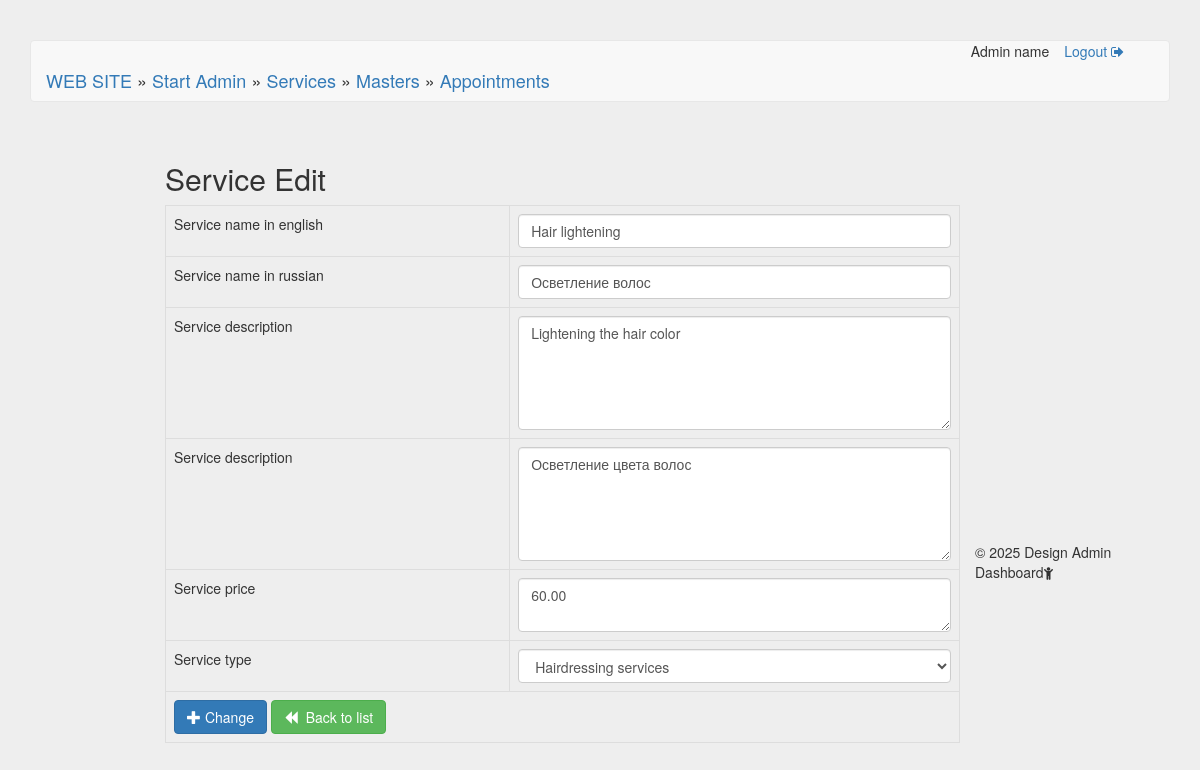
The app's page /admin/serviceEdit?id=2 (signed in) with its own data.
### tables this page shows
CREATE TABLE `services` (
  `id` int(11) NOT NULL,
  `eng_name` varchar(50) NOT NULL,
  `rus_name` varchar(50) NOT NULL,
  `eng_description` varchar(200) NOT NULL,
  `rus_description` varchar(200) NOT NULL,
  `price` decimal(10,2) NOT NULL,
  `service_type_id` int(11) NOT NULL
);

### admin/controllerAdmin/controllerAdminServices.php (called while the page is built, shortened)
<?php
class controllerAdminServices {
    public static function serviceEditForm($id) {
        $arr = modelAdminServices::getServiceTypesList();
        $detail = modelAdminServices::getServicesDetail($id);
        include_once('viewAdmin/serviceEditForm.php');
    }
}
?>

### admin/routeAdmin/routingAdmin.php (called while the page is built, shortened)
<?php
    $host = explode('?', $_SERVER['REQUEST_URI'])[0];
    $host = str_replace('/BeautyED', '', $host);
    $num = substr_count($host, '/');
    $path = explode('/', $host)[$num];
    $path = str_replace('.php', '', $path);
    if ($path == '' OR $path == 'index' OR $path == 'index.php') {
        $response = controllerAdmin::adminPanel();
    }
    elseif($path == 'logout.php' OR $path == 'logout') {
        $response = controllerAdmin::logoutAction();
    }
    elseif($path == 'servicesList.php' OR $path == 'servicesList') {
        $response = controllerAdminServices::servicesList();
    }
        elseif($path == 'serviceEdit.php' OR $path == 'serviceEdit' && isset($_GET['id'])) {
            $response = controllerAdminServices::serviceEditForm($_GET['id']);
        }
            elseif($path == 'serviceEditResult.php' OR $path == 'serviceEditResult' && isset($_GET['id'])) {
                $response = controllerAdminServices::serviceEditResult($_GET['id']);
            }
        elseif($path == 'serviceDelete.php' OR $path == 'serviceDelete' && isset($_GET['id'])) {
            $response = controllerAdminServices::serviceDeleteForm($_GET['id']);
        }
            elseif($path == 'serviceDeleteResult.php' OR $path == 'serviceDeleteResult' && isset($_GET['id'])) {
                $response = controllerAdminServices::serviceDeleteResult($_GET['id']);
            }
        elseif($path == 'serviceAdd.php' OR $path == 'serviceAdd') {
            $response = controllerAdminServices::serviceAddForm();
        }
            elseif($path == 'serviceAddResult.php' OR $path == 'serviceAddResult') {
                $response = controllerAdminServices::serviceAddResult();
            }
    elseif($path == 'mastersList.php' OR $path == 'mastersList') {
        $response = controllerAdminMasters::mastersList();
    }
        elseif($path == 'masterEdit.php' OR $path == 'masterEdit' && isset($_GET['id'])) {
            $response = controllerAdminMasters::masterEditForm($_GET['id']);
        }
            elseif($path == 'masterEditResult.php' OR $path == 'masterEditResult' && isset($_GET['id'])) {
                $response = controllerAdminMasters::masterEditResult($_GET['id']);
            }
        elseif($path == 'masterDelete.php' OR $path == 'masterDelete' && isset($_GET['id'])) {
            $response = controllerAdminMasters::masterDeleteForm($_GET['id']);
        }
            elseif($path == 'masterDeleteResult.php' OR $path == 'masterDeleteResult' && isset($_GET['id'])) {
                $response = controllerAdminMasters::masterDeleteResult($_GET['id']);
            }
        elseif($path == 'masterAdd.php' OR $path == 'masterAdd') {
            $response = controllerAdminMasters::masterAddForm();
        }
            elseif($path == 'masterAddResult.php' OR $path == 'masterAddResult') {
                $response = controllerAdminMasters::masterAddResult();
            }
    elseif($path == 'appointmentsList.php' OR $path == 'appointmentsList') {
        $response = controllerAdminAppointments::appointmentsList();
    }
        elseif($path == 'appointmentEdit.php' OR $path == 'appointmentEdit' && isset($_GET['id'])) {
            $response = controllerAdminAppointments::appointmentEditForm($_GET['id']);
        }
            elseif($path == 'appointmentEditResult.php' OR $path == 'appointmentEditResult' && isset($_GET['id'])) {
                $response = controllerAdminAppointments::appointmentEditResult($_GET['id']);
            }
        elseif($path == 'appointmentDelete.php' OR $path == 'appointmentDelete' && isset($_GET['id'])) {
            $response = controllerAdminAppointments::appointmentDeleteForm($_GET['id']);
        }
            elseif($path == 'appointmentDeleteResult.php' OR $path == 'appointmentDeleteResult' && isset($_GET['id'])) {
                $response = controllerAdminAppointments::appointmentDeleteResult($_GET['id']);
            }
        elseif($path == 'appointmentAdd.php' OR $path == 'appointmentAdd') {
            $response = controllerAdminAppointments::appointmentAddForm();
        }
            elseif($path == 'appointmentAddResult.php' OR $path == 'appointmentAddResult') {
                $response = controllerAdminAppointments::appointmentAddResult();
            }
    else {
        $response = controllerAdmin::error404();
    }
?>

### admin/index.php (called while the page is built, shortened)
<?php
require_once '../inc/database.php';
include_once ("modelAdmin/modelAdminServices.php");
include_once ("controllerAdmin/controllerAdminServices.php");
include('routeAdmin/routingAdmin.php');
?>

### inc/Database.php (called while the page is built, shortened)
<?php
class database {
    private $conn;
    private $host;
    private $user;
    private $password;
    private $baseName;
    function __construct() {
        $this->host = 'localhost';
        $this->user = 'root';
        $this->password = '';
        $this->baseName = 'beautyed';
    }
    function connect() {
        if (!$this->conn) {
            try {
                $this->conn = new PDO('mysql:host='.$this->host.';dbname='.$this->baseName.'', $this->user, $this->password, array(PDO:: MYSQL_ATTR_INIT_COMMAND => 'SET NAMES utf8'));
            }
            catch (Exception $e) {
                die('Connection failed: '.$e->getMessage());
            }
        }
        return $this->conn;
    }
    function disconnect() {
        if ($this->conn) {
            $this->conn = null;
        }
    }
    function getOne($query) {
        $stmt = $this->conn->prepare($query);
        $stmt->execute();
        $stmt->setFetchMode(PDO::FETCH_ASSOC);
        $response = $stmt->fetch();
        return $response;
    }
    function getAll($query) {
        $stmt = $this->conn->prepare($query);
        $stmt->execute();
        $stmt->setFetchMode(PDO::FETCH_ASSOC);
        $response = $stmt->fetchAll();
        return $response;
    }
}

### admin/modelAdmin/modelAdminServices.php (called while the page is built, shortened)
<?php
class modelAdminServices{
    public static function getServiceTypesList() {
        $sql = "SELECT * FROM service_type ORDER BY service_type.eng_type ASC";
        $db = new Database();
        $rows = $db->getAll($sql);
        return $rows;
    }
    public static function getServicesDetail($id) {
        $query = "SELECT services.eng_name as eng_name, services.rus_name as rus_name, services.eng_description as eng_description, services.rus_description as rus_description, services.price as price, service_type.eng_type as type, service_type.id as service_type_id FROM services, service_type WHERE services.service_type_id = service_type.id AND services.id=".$id;
        $db = new Database();
        $arr = $db->getOne($query);
        return $arr;
    }
}
?>

### admin/viewAdmin/serviceEditForm.php (the view, shortened to what this page needs)
<div class='content' style="min-height:400px;">
<div class='col-md-11'>
    <h2>Service Edit </h2>
<?php
    if(isset($test)) {
        if($test==true) {
?>
        <div class='alert alert-info'>
            <strong>Entry changed. </strong><a href="servicesList"> Service list</a>
        </div>
<?php
        } else if($test==false) {
?>
        <div class="alert alert-warning">
            <strong>Record modification error! </strong><a href="servicesList"> Service list</a>
        </div>
<?php
        }
    } else {
?>
        <form method="POST" action="serviceEditResult?id=<?php echo $id; ?>" enctype="multipart/form-data">
            <table class="table table-bordered">
                <tr>
                    <td>Service name in english</td>
                    <td><input type="text" name="eng_name" class="form-control" required value="<?php echo $detail['eng_name']; ?>"></td>
                </tr>
                <tr>
                    <td>Service name in russian</td>
                    <td><input type="text" name="rus_name" class="form-control" required value="<?php echo $detail['rus_name']; ?>"></td>
                </tr>
                <tr>
                    <td>Service description</td>
                    <td><textarea rows="5" name="eng_description" class="form-control" required ><?php echo $detail['eng_description']; ?></textarea></td>
                </tr>
                <tr>
                    <td>Service description</td>
                    <td><textarea rows="5" name="rus_description" class="form-control" required ><?php echo $detail['rus_description']; ?></textarea></td>
                </tr>
                <tr>
                    <td>Service price</td>
                    <td><textarea type="text" name="price" class="form-control" required ><?php echo $detail['price']; ?></textarea></td>
                </tr>
                <tr>
                    <td>Service type</td>
                    <td>
                        <select name="idServiceType" class="form-control" >
                            <?php
                                foreach($arr as $row) {
                                    echo '<option value="'.$row['id'].'"';
                                        if($row['id']==$detail['service_type_id']) echo 'selected';
                                    echo '>'.$row['eng_type'].'</option>';
                                }
                            ?>
                        </select>
                    </td>
                </tr>
                <tr>
                    <td colspan="2">
                        <button type="submit" class="btn btn-primary" name="save">
                            <span class="glyphicon glyphicon-plus"></span> Change
                        </button>
                        <a href="servicesList" class="btn btn-large btn-success">
                            <i class="glyphicon glyphicon-backward"></i> &nbsp;Back to list
                        </a>
                    </td>
                </tr>
            </table>
        </form>
<?php
    }
?>
</div>
</div>
<?php include "viewAdmin/templates/layout.php"; ?>

### admin/public/css/mystyle.css (style rules this page uses)
body { padding-top: 40px; padding-bottom: 40px; background-color: #eee; box-sizing: border-box; }

### records on screen
services: eng_name "Hair lightening", rus_name "Осветление волос", eng_description "Lightening the hair color", rus_description "Осветление цвета волос", price "60.00"

### other values on screen
$_SESSION["name"] "Admin name"
form field idServiceType "Hairdressing services"
